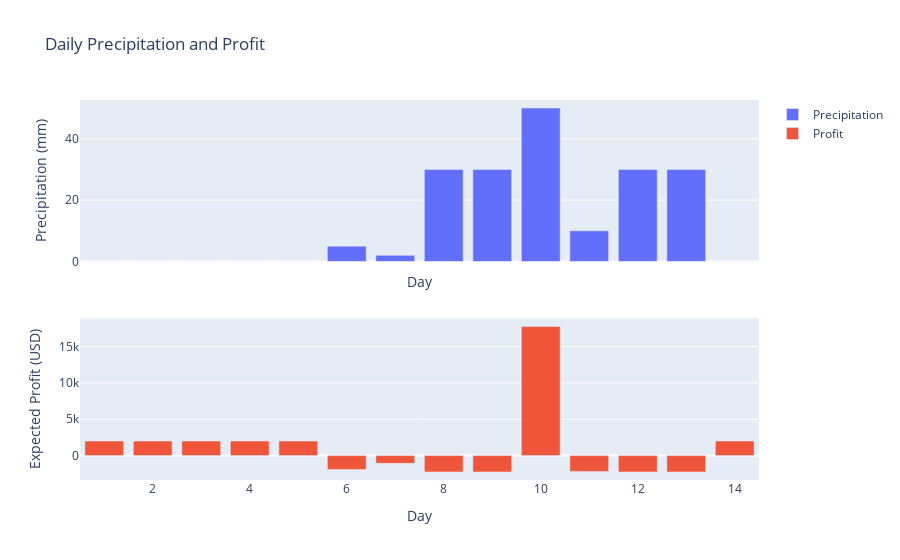

The cell this chart's notebook holds for it:
### Code cell
new_profit_lst = add_insurance(prec_list,avg_profit_list,40,20000)
plotly_prec_profit(prec_list,new_profit_lst)

### Figure 1 — Plotly figure (JSON) as saved in the notebook; plotly's stock layout.template omitted (floating-point values rounded to 4 significant figures)
{"data": [{"name": "Precipitation", "type": "bar", "x": [1, 2, 3, 4, 5, 6, 7, 8, 9, 10, 11, 12, 13, 14], "xaxis": "x", "y": [0, 0, 0, 0, 0, 5, 2, 30, 30, 50, 10, 30, 30, 0], "yaxis": "y"}, {"name": "Profit", "type": "bar", "x": [1, 2, 3, 4, 5, 6, 7, 8, 9, 10, 11, 12, 13, 14], "xaxis": "x2", "y": [1993.0, 1993.0, 1993.0, 1993.0, 1993.0, -1906.0, -1069.0, -2250.0, -2250.0, 17750.0, -2174.0, -2250.0, -2250.0, 1993.0], "yaxis": "y2"}], "layout": {"title": {"text": "Daily Precipitation and Profit"}, "xaxis": {"anchor": "y", "domain": [0, 1], "matches": "x2", "showticklabels": false, "title": {"text": "Day"}}, "xaxis2": {"anchor": "y2", "domain": [0, 1], "title": {"text": "Day"}}, "yaxis": {"anchor": "x", "domain": [0.575, 1], "title": {"text": "Precipitation (mm)"}}, "yaxis2": {"anchor": "x2", "domain": [0, 0.425], "title": {"text": "Expected Profit (USD)"}}}}
